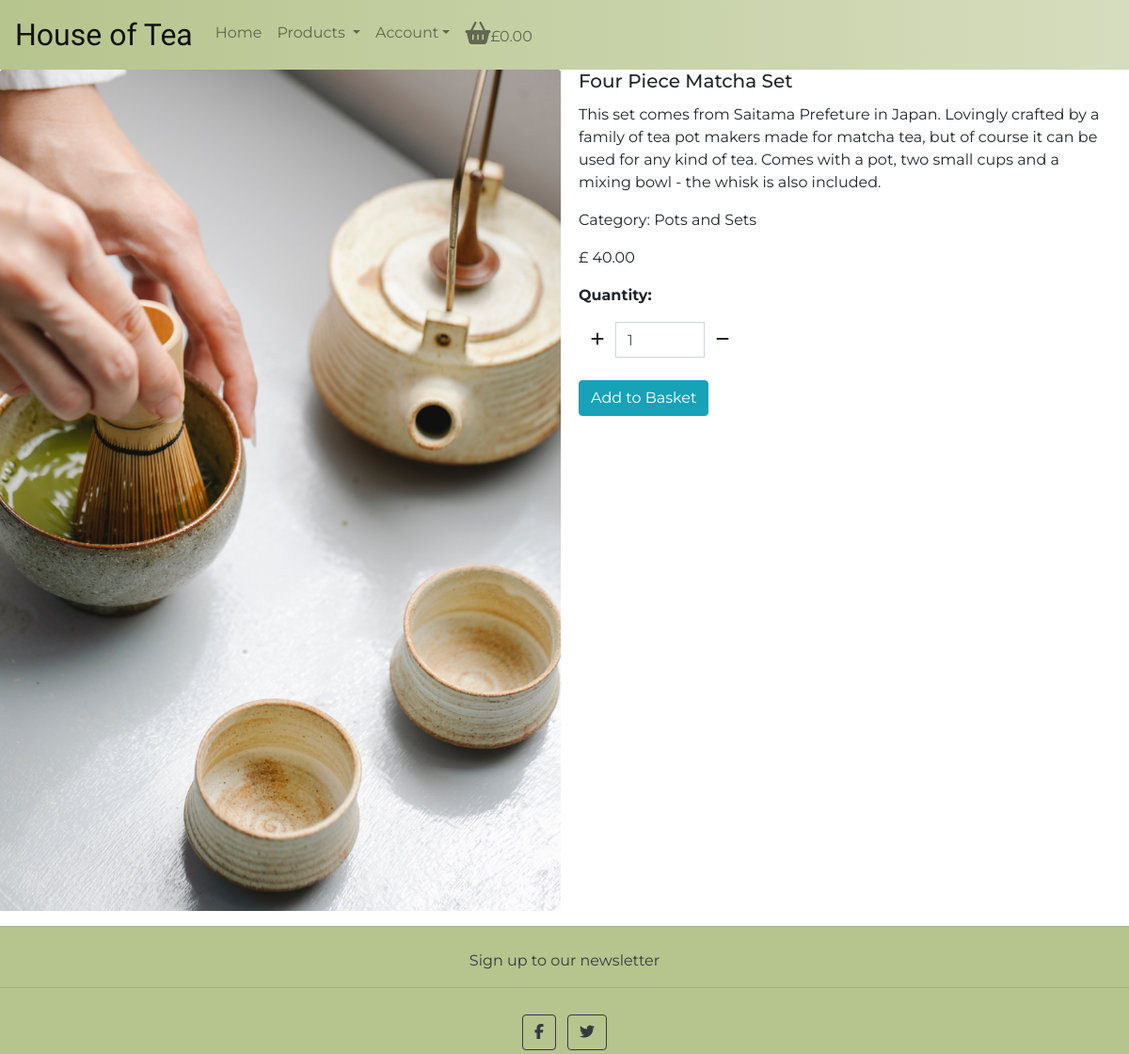
Screenshot of /products/2/ with the database file from the repository.
### products/models.py (models this page shows, shortened)
class Product(models.Model):
    name = models.CharField(max_length=50, null=True)
    sku = models.CharField(max_length=254, null=True, blank=True)
    price = models.FloatField()
    info = models.TextField()
    category = models.ForeignKey('Categories', null=True, blank=True, on_delete=models.SET_NULL)
    image = models.ImageField()
    image_url = models.URLField(null=True, blank=True)
    weight = models.BooleanField(default=False, null=True, blank=True)

class Categories(models.Model):
    category = models.CharField(max_length=30)
    def __str__(self):
        return self.category

### products/views.py (the view)
# urls.py: path('<int:pk>/', views.productInfoView, name='product_info'),
def productInfoView(request, pk):
    product = get_object_or_404(Product, pk=pk)
    context = {
        'product': product,
    }
    return render(request, 'products/product_info.html', context)

### basket/contexts.py (called while the page is built, shortened)
def current_basket(request):
    basket_items = []
    total = 0
    product_quantity = 0
    basket = request.session.get('basket', {})
    if total < settings.DELIVERY_CHARGE_MAX:
        delivery = total * settings.DELIVERY_CHARGE/50
        delivery_threshold = settings.DELIVERY_CHARGE_MAX - delivery
    else:
        delivery = 30
        delivery_threshold = 0
    grand_total = delivery + total
    context = {
        'basket_items': basket_items,
        'total': total,
        'product_quantity': product_quantity,
        'delivery': delivery,
        'delivery_threshold': delivery_threshold,
        'grand_total': grand_total,
        'delivery_charge': settings.DELIVERY_CHARGE,
        'delivery_charge_max': settings.DELIVERY_CHARGE_MAX,
    }
    return context

### products/templates/products/product_info.html (shortened to what this page needs)
{% extends "base.html" %}
{% load static %}
{% block content %}
<div class="d-flex">
  <div class="pr-1">
    <img class="card-img-top" src="{{ product.image.url }}" alt="Card image cap">
  </div>
  <div class="container col-6">
    <h5 class="card-title">{{ product.name }}</h5>
    <p>{{ product.info }}</p>
    <P>Category: {{ product.category }}</P>
    <p>£ {{ product.price|floatformat:2 }} </p>
    <form action="{% url 'add_to_basket' product.pk %}" method="POST">
    <div class="mb-4">
      <p><strong>Quantity:</strong></p>
        <div class="form-group w-50">
          <div class="input-group">
              <div class="input-group-prepend">
                  <button class="increase btn btn-black"
                      data-item_id="{{ product.pk }}" id="increase_{{ product.pk }}">
                      <i class="fas fa-plus"></i>
                  </button>
              </div>
              <input class="form-control qty_input col-lg-4 col-md-4 col-sm-4 col-xs-4" type="number"
                  name="quantity" value="1" min="1" max="99"
                  data-item_id="{{ product.pk }}"
                  id="id_qty_{{ product.pk }}">
              <div class="input-group-append">
                  <button class="decrease btn btn-black"
                      data-item_id="{{ product.pk }}" id="decrease_{{ product.pk }}">
                      <i class="fas fa-minus"></i>
                  </button>
              </div>
          </div>
      </div>
    </div>
      <input class="btn btn-info d-block" type="submit" value="Add to Basket">
  </div>
  </div>
{% endblock %}

### static/css/style.css (style rules this page uses)
body { font-family: 'Montserrat' ,Arial, Helvetica, sans-serif; width: 100%; }

### rows the page displays
Product: image (picture), name "Four Piece Matcha Set", info "This set comes from Saitama Prefeture in Japan. Lovingly crafted by a family of tea pot makers made for matcha tea, but of course it can be used for any kind of tea. Comes with a pot, two small cups and a mixing bowl - the whisk is also included.", category "Pots and Sets", price "40.00"

### other values shown
{{ grand_total|floatformat:2 }} "0.00"
